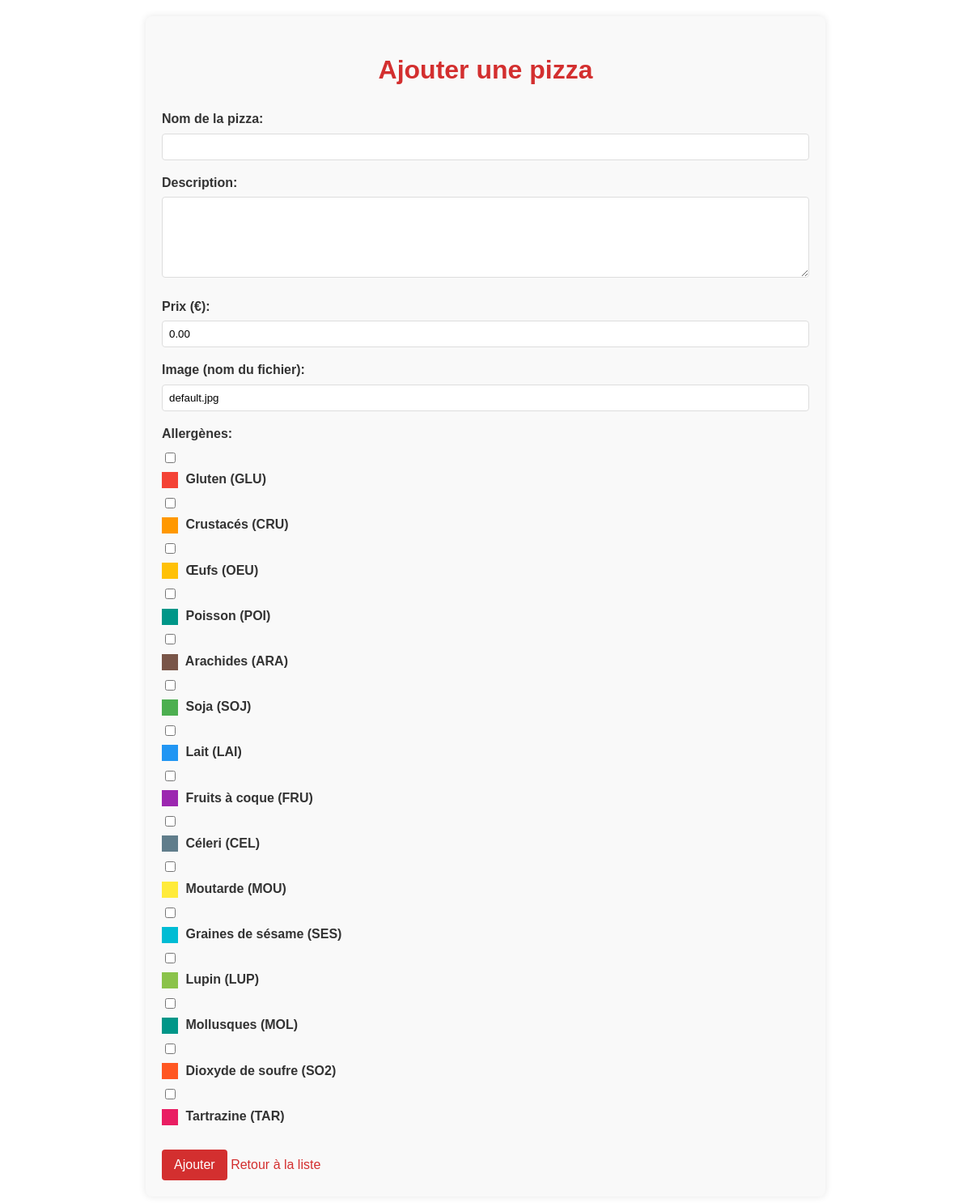
Screenshot of /add_edit.php with the database file from the repository.
### tables this page shows
CREATE TABLE `allergenes` (
  `id` int(11) NOT NULL,
  `nom` varchar(100) NOT NULL,
  `code` varchar(3) NOT NULL,
  `couleur` varchar(7) DEFAULT '#ffebee',
  `description` text DEFAULT NULL
);

### add_edit.php (the view, shortened to what this page needs)
<?php
require_once 'config.php';
$allergenes = $pdo->query("SELECT * FROM allergenes")->fetchAll(PDO::FETCH_ASSOC);
$pizza = null;
$selectedAllergenes = [];
?>
<!DOCTYPE html>
<html lang="fr">
<head>
</head>
<body>
    <div class="container">
        <h1><?= $pizza ? 'Éditer' : 'Ajouter' ?> une pizza</h1>
        <form method="POST" action="">
            <div class="form-group">
                <label for="nom">Nom de la pizza:</label>
                <input type="text" id="nom" name="nom"
                       value="<?= $pizza['nom'] ?? '' ?>" required>
            </div>
            <div class="form-group">
                <label for="description">Description:</label>
                <textarea id="description" name="description" required><?= $pizza['description'] ?? '' ?></textarea>
            </div>
            <div class="form-group">
                <label for="prix">Prix (€):</label>
                <input type="number" id="prix" name="prix"
                       step="0.01" min="0"
                       value="<?= $pizza['prix'] ?? '0.00' ?>" required>
            </div>
            <div class="form-group">
                <label for="image">Image (nom du fichier):</label>
                <input type="text" id="image" name="image"
                       value="<?= $pizza['image'] ?? 'default.jpg' ?>">
            </div>
            <div class="form-group">
                <label>Allergènes:</label>
                <?php if (empty($allergenes)): ?>
                    <p>Aucun allergène disponible</p>
                <?php else: ?>
                    <?php foreach ($allergenes as $allergene): ?>
                        <div class="allergene-checkbox">
                            <input type="checkbox"
                                   name="allergenes[]"
                                   value="<?= $allergene['id'] ?>"
                                   <?= in_array($allergene['id'], $selectedAllergenes) ? 'checked' : '' ?>
                                   id="allergene-<?= $allergene['id'] ?>">
                            <label for="allergene-<?= $allergene['id'] ?>">
                                <span class="allergene-color" style="background-color: <?= $allergene['couleur'] ?>"></span>
                                <?= $allergene['nom'] ?> (<?= $allergene['code'] ?>)
                            </label>
                        </div>
                    <?php endforeach; ?>
                <?php endif; ?>
            </div>
            <button type="submit"><?= $pizza ? 'Mettre à jour' : 'Ajouter' ?></button>
            <a href="index.php" class="back-link">Retour à la liste</a>
        </form>
    </div>
</body>
</html>

### add_edit.php (style rules this page uses)
body { font-family: Arial, sans-serif; line-height: 1.6; margin: 0; padding: 20px; color: #333; }
.container { max-width: 800px; margin: 0 auto; background: #f9f9f9; padding: 20px; border-radius: 8px; box-shadow: 0 0 10px rgba(0,0,0,0.1); }
h1 { color: #d32f2f; text-align: center; }
.form-group { margin-bottom: 15px; }
label { display: block; margin-bottom: 5px; font-weight: bold; }
input[type="text"], input[type="number"], textarea { width: 100%; padding: 8px; border: 1px solid #ddd; border-radius: 4px; box-sizing: border-box; }
textarea { height: 100px; resize: vertical; }
.allergene-checkbox { margin: 5px 0; }
.allergene-color { display: inline-block; width: 20px; height: 20px; margin-right: 5px; vertical-align: middle; }
button { background-color: #d32f2f; color: white; border: none; padding: 10px 15px; border-radius: 4px; cursor: pointer; font-size: 16px; }
.back-link { display: inline-block; margin-top: 20px; color: #d32f2f; text-decoration: none; }

### rows the page displays
allergenes: nom "Gluten", code "GLU"
allergenes: nom "Crustacés", code "CRU"
allergenes: nom "Œufs", code "OEU"
allergenes: nom "Poisson", code "POI"
allergenes: nom "Arachides", code "ARA"
allergenes: nom "Soja", code "SOJ"
allergenes: nom "Lait", code "LAI"
allergenes: nom "Fruits à coque", code "FRU"
allergenes: nom "Céleri", code "CEL"
allergenes: nom "Moutarde", code "MOU"
allergenes: nom "Graines de sésame", code "SES"
allergenes: nom "Lupin", code "LUP"
allergenes: nom "Mollusques", code "MOL"
allergenes: nom "Dioxyde de soufre", code "SO2"
allergenes: nom "Tartrazine", code "TAR"
